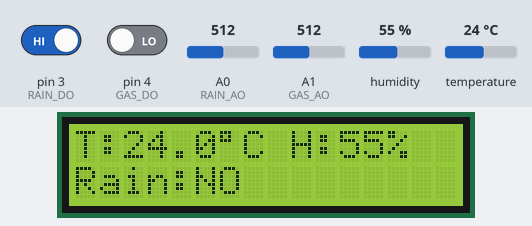
The sketch below on a simulated Arduino Uno, built with avr-gcc and run on an emulated ATmega328P. Parts: 16×2 character LCD. The test bench sets the inputs (shaded band); at power-on: A1 (GAS_AO) = 512, pin 3 (RAIN_DO) HIGH, humidity 55 %, A0 (RAIN_AO) = 512, temperature 24 °C, pin 4 (GAS_DO) LOW. What the sketch prints to the serial monitor is not drawn.

Above: at 3.2 s.
3.3 s: A1 (GAS_AO) set to 716
At 12.3 s:
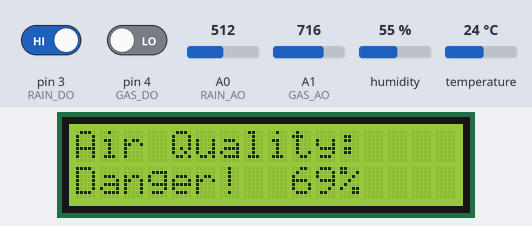
15.6 s: pin 3 (RAIN_DO) driven LOW
At 21.2 s:
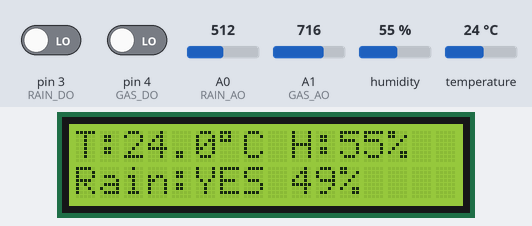
27.9 s: A1 (GAS_AO) set to 306
At 37.0 s:
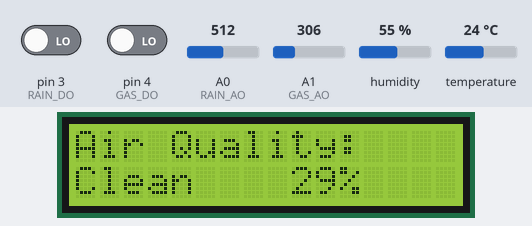
40.2 s: humidity set to 22 %
At 47.2 s:
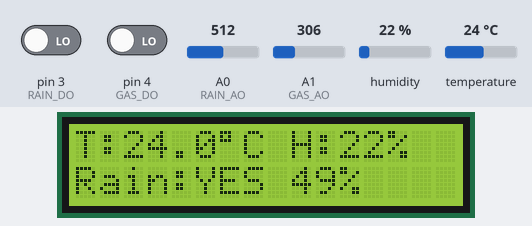
50.3 s: A0 (RAIN_AO) set to 716
At 53.4 s:
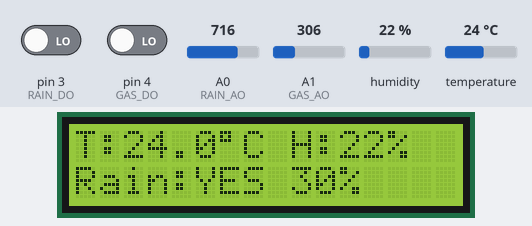
57.3 s: temperature set to 12 °C
At 59.6 s:
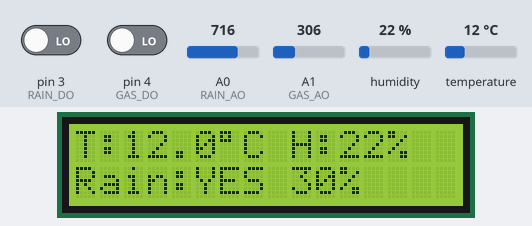
Timing chart, 0 to 61.1 s (numbered marks = the images above; inputs shaded):
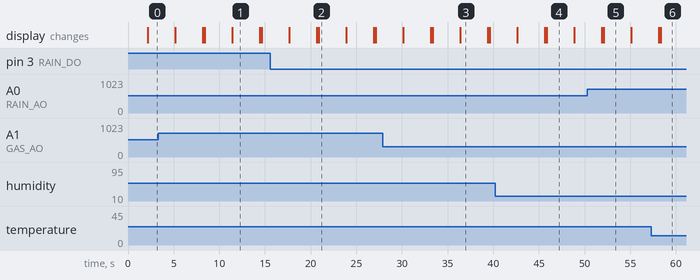

The sketch:

weather_monitor.ino
```cpp
#include <Wire.h>
#include <LiquidCrystal_I2C.h>
#include <DHT.h>

// ─────────────────────────────────────────────
//  LCD  (I2C address 0x27, 16 columns, 2 rows)
// ─────────────────────────────────────────────
LiquidCrystal_I2C lcd(0x27, 16, 2);

// ─────────────────────────────────────────────
//  DHT11
// ─────────────────────────────────────────────
#define DHTPIN  2
#define DHTTYPE DHT11
DHT dht(DHTPIN, DHTTYPE);

// ─────────────────────────────────────────────
//  Rain Sensor (DSK MH-RD)
// ─────────────────────────────────────────────
#define RAIN_DO 3      // Digital  OUT  pin of rain module
#define RAIN_AO A0     // Analog   OUT  pin of rain module

// ─────────────────────────────────────────────
//  MQ135 Air-Quality Sensor
// ─────────────────────────────────────────────
#define GAS_DO  4      // Digital  OUT  pin of MQ135
#define GAS_AO  A1     // Analog   OUT  pin of MQ135

// ─────────────────────────────────────────────
//  Thresholds
// ─────────────────────────────────────────────
#define GAS_CLEAN    30   // % below → Clean air
#define GAS_MODERATE 60   // % below → Moderate pollution

void setup() {
  Serial.begin(9600);

  // Sensor init
  dht.begin();
  pinMode(RAIN_DO, INPUT);
  pinMode(GAS_DO,  INPUT);

  // LCD init
  lcd.init();
  lcd.backlight();

  // Splash screen
  lcd.setCursor(0, 0);
  lcd.print("  Weather Watch ");
  lcd.setCursor(0, 1);
  lcd.print("  Initializing..");
  delay(2000);
  lcd.clear();
}

void loop() {

  // ── Read DHT11 ──────────────────────────────
  float temp = dht.readTemperature();   // °C
  float hum  = dht.readHumidity();      // %

  if (isnan(temp) || isnan(hum)) {
    lcd.setCursor(0, 0);
    lcd.print("DHT Read Error! ");
    Serial.println("ERROR: DHT11 read failed");
    delay(2000);
    return;
  }

  // ── Read Rain Sensor ────────────────────────
  int rainD = digitalRead(RAIN_DO);   // LOW  = rain detected
  int rainA = analogRead(RAIN_AO);    // 0-1023 (lower = wetter)

  // Convert analog to 0-100 % (0% = dry, 100% = very wet)
  int rainPercent = map(rainA, 1023, 0, 0, 100);

  // ── Read MQ135 ──────────────────────────────
  int gasA = analogRead(GAS_AO);       // 0-1023
  int gasD = digitalRead(GAS_DO);      // LOW = threshold exceeded

  int gasPercent = map(gasA, 0, 1023, 0, 100);

  // Determine air-quality label
  String airStatus;
  if      (gasPercent < GAS_CLEAN)    airStatus = "Clean   ";
  else if (gasPercent < GAS_MODERATE) airStatus = "Moderate";
  else                                 airStatus = "Danger! ";

  // ── LCD Display (alternating screens) ───────
  // Screen 1: Temperature & Humidity
  lcd.setCursor(0, 0);
  lcd.print("T:");
  lcd.print(temp, 1);
  lcd.print((char)223);   // degree symbol
  lcd.print("C H:");
  lcd.print((int)hum);
  lcd.print("%   ");

  // Screen 1, row 2: Rain status
  lcd.setCursor(0, 1);
  lcd.print("Rain:");
  if (rainD == LOW) {
    lcd.print("YES ");
    lcd.print(rainPercent);
    lcd.print("%  ");
  } else {
    lcd.print("NO       ");
  }

  delay(3000);

  // Screen 2: Air Quality
  lcd.clear();
  lcd.setCursor(0, 0);
  lcd.print("Air Quality:");
  lcd.setCursor(0, 1);
  lcd.print(airStatus);
  lcd.print(" ");
  lcd.print(gasPercent);
  lcd.print("%     ");

  delay(3000);
  lcd.clear();

  // ── Serial Monitor Output ───────────────────
  Serial.println("=============================");
  Serial.print("Temperature : "); Serial.print(temp);  Serial.println(" C");
  Serial.print("Humidity    : "); Serial.print(hum);   Serial.println(" %");
  Serial.print("Rain        : "); Serial.println(rainD == LOW ? "YES" : "NO");
  Serial.print("Rain Level  : "); Serial.print(rainPercent); Serial.println(" %");
  Serial.print("Gas Raw     : "); Serial.println(gasA);
  Serial.print("Gas Level   : "); Serial.print(gasPercent);  Serial.println(" %");
  Serial.print("Air Status  : "); Serial.println(airStatus);
  Serial.println("=============================\n");
}
```

Measured:
- after the input at 3.3 s, the display: first differs from a run without the input after 8.1 s (image 1)
- after the input at 15.6 s, the display: first differs from a run without the input after 5.3 s (image 2)
- after the input at 27.9 s, the display: first differs from a run without the input after 8.5 s (image 3)
- what the display in image 1 shows lasts 3.0 s, from 11.4 s to 14.4 s
